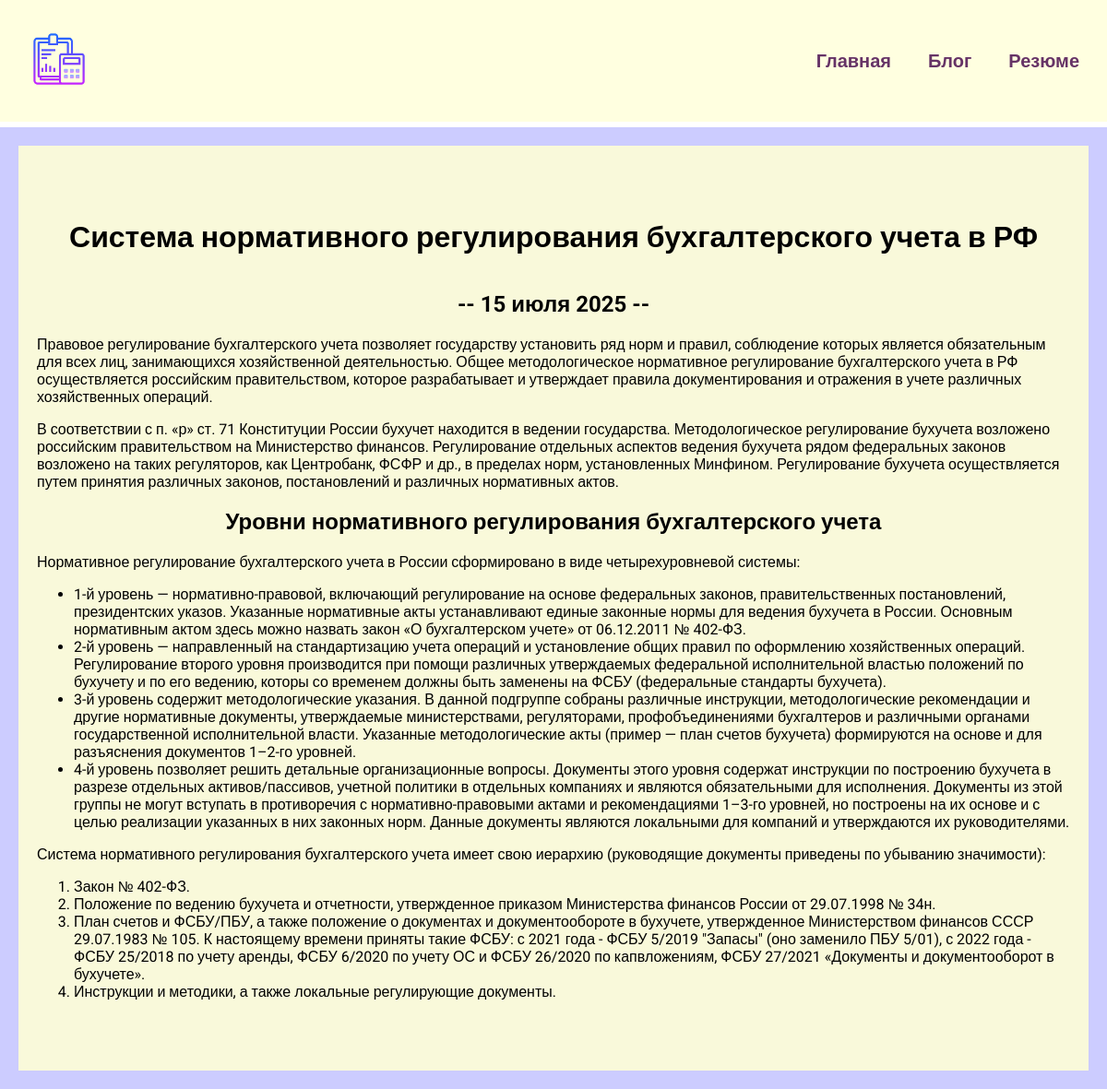
Page /blog/1/ on the committed database.
### blog/models.py (models this page shows, shortened)
class Blog(models.Model):
    title = models.CharField(max_length=200)
    description = models.TextField()
    date = models.DateField()

### blog/views.py (the view)
# urls.py: path('<int:blog_id>/', views.detail, name="detail")
def detail(request, blog_id):
    blog = get_object_or_404(Blog, pk=blog_id)
    return render(request, 'blog/details.html', {'blog': blog})

### blog/templates/blog/details.html
{% extends 'skills/base.html' %}
{% block content %}
<div class="detail">
    <h1>{{ blog.title }}</h1>
    <h2>--  {{ blog.date|date:'j E Y'}} --</h2>
    {{ blog.description|safe }}
</div>
{% endblock %}

### skills/static/css/style.css (style rules this page uses)
body { font-family: "Roboto", sans-serif; background: #ccccff; padding: 0; margin: 0; }
h1 { text-align: center; margin: 60px 0 40px; }
h2 { text-align: center; margin: 20px 0; }
.detail { background: #f9f9da; padding: 20px 20px 60px; box-sizing: border-box; }

### rows in the picture
Blog: title "Система нормативного регулирования бухгалтерского учета в РФ", date "15 июля 2025", description "Правовое регулирование бухгалтерского учета позволяет государству установить ряд норм и правил, соблюдение которых является обязательным для всех лиц, занимающихся хозяйственной деятельностью. Общее методологическое нормативное регулирование бухгалтерского учета в РФ осуществляется российским правительством, которое разрабатывает и утверждает правила документирования и отражения в учете различных хозяйственных операций. В соответствии с п. «р» ст. 71 Конституции России бухучет находится в ведении государства. Методологическое регулирование бухучета возложено российским правительством на Министерство финансов. Регулирование отдельных аспектов ведения бухучета рядом федеральных законов…"
